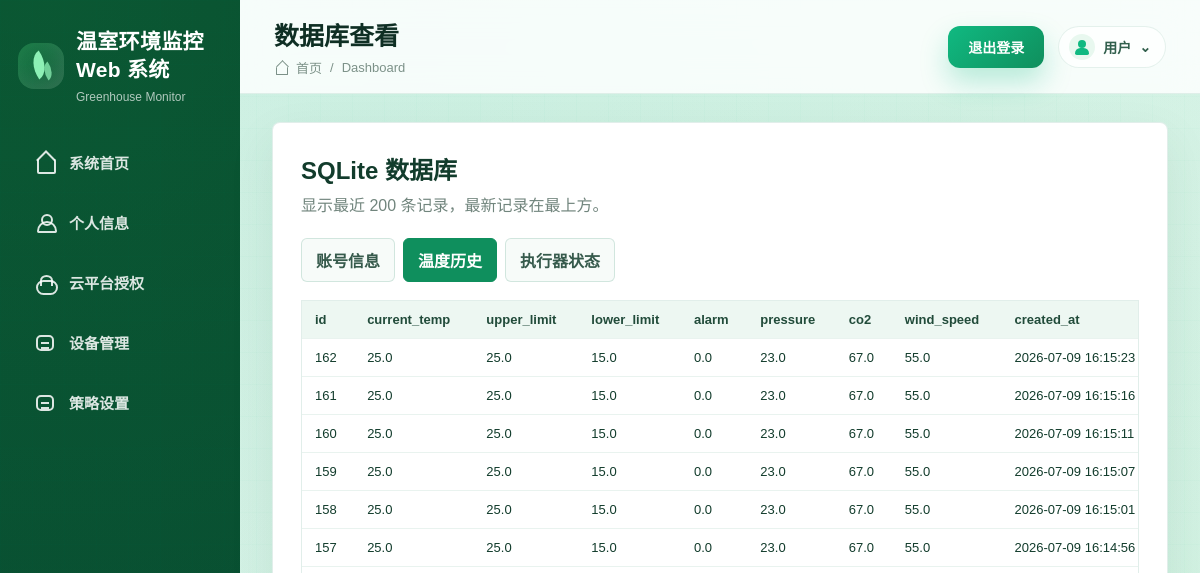
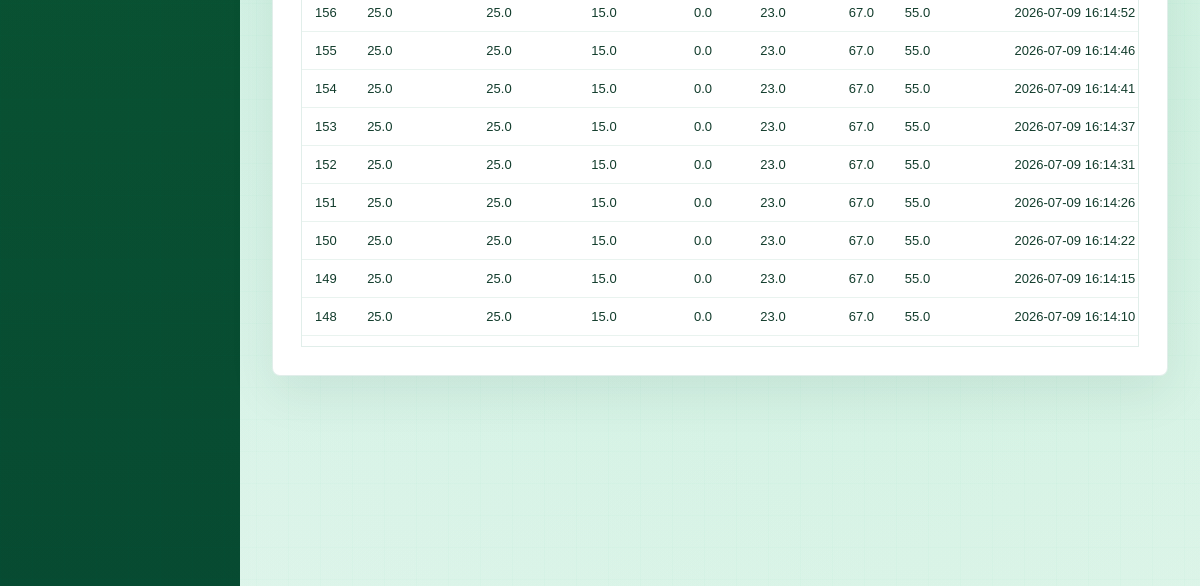
/database (signed in, upper part), run on an earlier commit of the app's database (2 pictures, top to bottom).
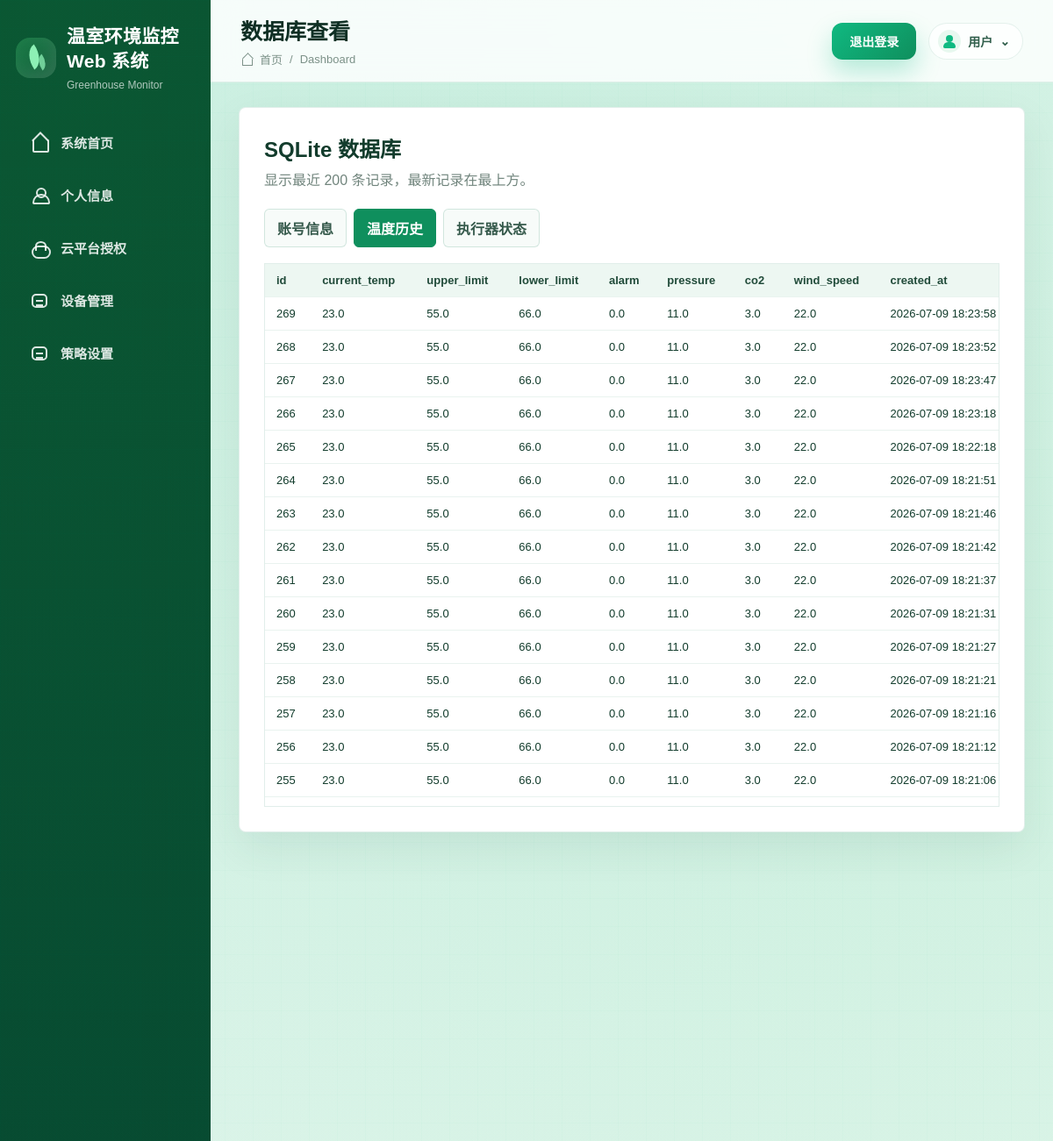
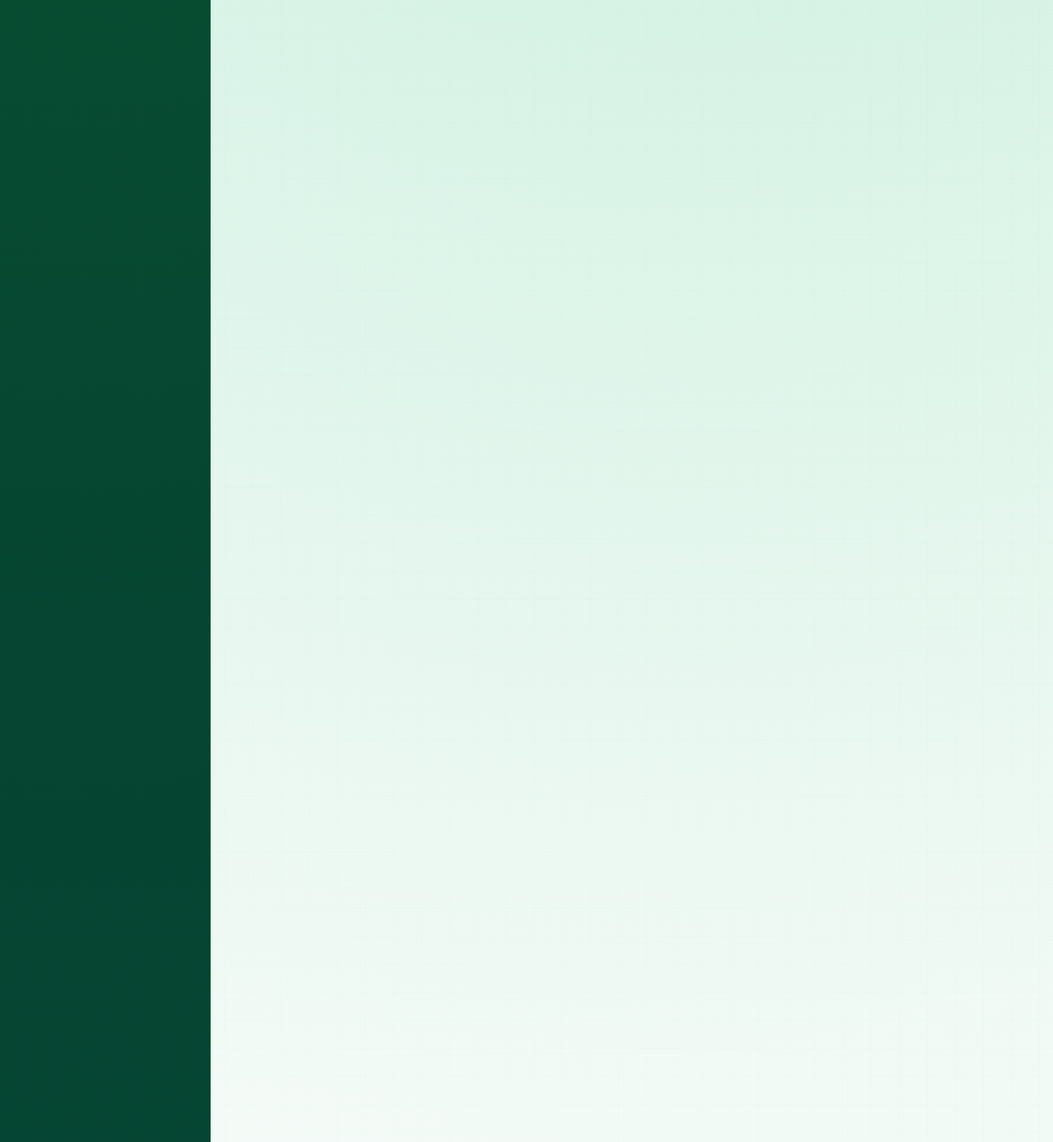
And on a later commit of the database (2 pictures, top to bottom).
### tables this page shows
CREATE TABLE temperature_records (
                id INTEGER PRIMARY KEY AUTOINCREMENT,
                current_temp REAL,
                upper_limit REAL,
                lower_limit REAL,
                alarm REAL,
                pressure REAL,
                co2 REAL,
                wind_speed REAL,
                created_at TEXT NOT NULL
            );

### app.py (the view)
@app.route("/database")
def database_view():
    if not session.get("username"):
        return redirect(url_for("login"))
    allowed_tables = {
        "users": "账号信息",
        "temperature_records": "温度历史",
        "actuator_status": "执行器状态",
    }
    table = request.args.get("table", "temperature_records")
    if table not in allowed_tables:
        table = "temperature_records"
    with get_db() as conn:
        columns = [row["name"] for row in conn.execute(f"PRAGMA table_info({table})")]
        rows = conn.execute(f"SELECT * FROM {table} ORDER BY rowid DESC LIMIT 200").fetchall()
    return render_template(
        "database.html",
        tables=allowed_tables,
        active_table=table,
        columns=columns,
        rows=[dict(row) for row in rows],
    )

### app.py (called while the page is built)
def get_db():
    conn = sqlite3.connect(DB_PATH)
    conn.row_factory = sqlite3.Row
    return conn

@app.context_processor
def inject_current_user():
    username = session.get("username")
    return {"current_user": USERS.get(username) if username else None}

### templates/database.html (shortened to what this page needs)
{% extends "base.html" %}
{% block page_title %}数据库查看{% endblock %}
{% block content %}
<section class="database-page">
    <div class="database-head">
        <div>
            <h2>SQLite 数据库</h2>
            <p>显示最近 200 条记录，最新记录在最上方。</p>
        </div>
    </div>
    <nav class="database-tabs">
        {% for table, label in tables.items() %}
        <a
            class="database-tab {{ 'active' if table == active_table else '' }}"
            href="{{ url_for('database_view', table=table) }}"
        >{{ label }}</a>
        {% endfor %}
    </nav>
    <div class="database-table-wrap">
        {% if rows %}
        <table class="database-table">
            <thead>
                <tr>
                    {% for column in columns %}
                    <th>{{ column }}</th>
                    {% endfor %}
                </tr>
            </thead>
            <tbody>
                {% for row in rows %}
                <tr>
                    {% for column in columns %}
                    <td>{{ row[column] if row[column] is not none else '--' }}</td>
                    {% endfor %}
                </tr>
                {% endfor %}
            </tbody>
        </table>
        {% else %}
        <div class="database-empty">当前数据表暂无记录。</div>
        {% endif %}
    </div>
</section>
{% endblock %}

What changed in the data, as far as the page shows it:
no longer on this page (row unchanged): temperature_records: id "162" "25.0" "25.0" "15.0" "0.0" "23.0" "67.0" "55.0" "2026-07-09 16:15:23"
no longer on this page (row unchanged): temperature_records: id "161" "25.0" "25.0" "15.0" "0.0" "23.0" "67.0" "55.0" "2026-07-09 16:15:16"
no longer on this page (row unchanged): temperature_records: id "160" "25.0" "25.0" "15.0" "0.0" "23.0" "67.0" "55.0" "2026-07-09 16:15:11"
no longer on this page (row unchanged): temperature_records: id "159" "25.0" "25.0" "15.0" "0.0" "23.0" "67.0" "55.0" "2026-07-09 16:15:07"
no longer on this page (row unchanged): temperature_records: id "158" "25.0" "25.0" "15.0" "0.0" "23.0" "67.0" "55.0" "2026-07-09 16:15:01"
no longer on this page (row unchanged): temperature_records: id "157" "25.0" "25.0" "15.0" "0.0" "23.0" "67.0" "55.0" "2026-07-09 16:14:56"
no longer on this page (row unchanged): temperature_records: id "156" "25.0" "25.0" "15.0" "0.0" "23.0" "67.0" "55.0" "2026-07-09 16:14:52"
no longer on this page (row unchanged): temperature_records: id "155" "25.0" "25.0" "15.0" "0.0" "23.0" "67.0" "55.0" "2026-07-09 16:14:46"
no longer on this page (row unchanged): temperature_records: id "154" "25.0" "25.0" "15.0" "0.0" "23.0" "67.0" "55.0" "2026-07-09 16:14:41"
no longer on this page (row unchanged): temperature_records: id "153" "25.0" "25.0" "15.0" "0.0" "23.0" "67.0" "55.0" "2026-07-09 16:14:37"
no longer on this page (row unchanged): temperature_records: id "152" "25.0" "25.0" "15.0" "0.0" "23.0" "67.0" "55.0" "2026-07-09 16:14:31"
no longer on this page (row unchanged): temperature_records: id "151" "25.0" "25.0" "15.0" "0.0" "23.0" "67.0" "55.0" "2026-07-09 16:14:26"
no longer on this page (row unchanged): temperature_records: id "150" "25.0" "25.0" "15.0" "0.0" "23.0" "67.0" "55.0" "2026-07-09 16:14:22"
no longer on this page (row unchanged): temperature_records: id "149" "25.0" "25.0" "15.0" "0.0" "23.0" "67.0" "55.0" "2026-07-09 16:14:15"
no longer on this page (row unchanged): temperature_records: id "148" "25.0" "25.0" "15.0" "0.0" "23.0" "67.0" "55.0" "2026-07-09 16:14:10"
added temperature_records: id "269" "23.0" "55.0" "66.0" "0.0" "11.0" "3.0" "22.0" "2026-07-09 18:23:58"
added temperature_records: id "268" "23.0" "55.0" "66.0" "0.0" "11.0" "3.0" "22.0" "2026-07-09 18:23:52"
added temperature_records: id "267" "23.0" "55.0" "66.0" "0.0" "11.0" "3.0" "22.0" "2026-07-09 18:23:47"
added temperature_records: id "266" "23.0" "55.0" "66.0" "0.0" "11.0" "3.0" "22.0" "2026-07-09 18:23:18"
added temperature_records: id "265" "23.0" "55.0" "66.0" "0.0" "11.0" "3.0" "22.0" "2026-07-09 18:22:18"
added temperature_records: id "264" "23.0" "55.0" "66.0" "0.0" "11.0" "3.0" "22.0" "2026-07-09 18:21:51"
added temperature_records: id "263" "23.0" "55.0" "66.0" "0.0" "11.0" "3.0" "22.0" "2026-07-09 18:21:46"
added temperature_records: id "262" "23.0" "55.0" "66.0" "0.0" "11.0" "3.0" "22.0" "2026-07-09 18:21:42"
added temperature_records: id "261" "23.0" "55.0" "66.0" "0.0" "11.0" "3.0" "22.0" "2026-07-09 18:21:37"
added temperature_records: id "260" "23.0" "55.0" "66.0" "0.0" "11.0" "3.0" "22.0" "2026-07-09 18:21:31"
added temperature_records: id "259" "23.0" "55.0" "66.0" "0.0" "11.0" "3.0" "22.0" "2026-07-09 18:21:27"
added temperature_records: id "258" "23.0" "55.0" "66.0" "0.0" "11.0" "3.0" "22.0" "2026-07-09 18:21:21"
added temperature_records: id "257" "23.0" "55.0" "66.0" "0.0" "11.0" "3.0" "22.0" "2026-07-09 18:21:16"
added temperature_records: id "256" "23.0" "55.0" "66.0" "0.0" "11.0" "3.0" "22.0" "2026-07-09 18:21:12"
added temperature_records: id "255" "23.0" "55.0" "66.0" "0.0" "11.0" "3.0" "22.0" "2026-07-09 18:21:06"
